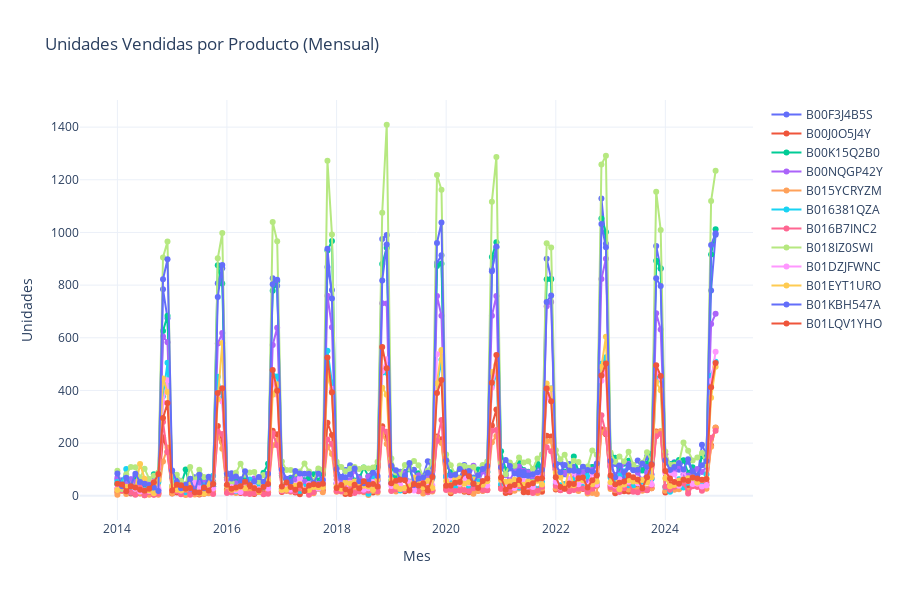

Write notebook code for a chart like this one.
### Code cell
# Gráfico por producto
ventas_producto = Ventas_total.copy()
ventas_producto["mes"] = ventas_producto["fecha"].dt.to_period("M")
ventas_producto = ventas_producto.groupby(["mes", "códigoproducto"])["unidades"].sum().reset_index()
ventas_producto["fecha"] = ventas_producto["mes"].dt.to_timestamp()
tabla_productos = ventas_producto.pivot(index="fecha", columns="códigoproducto", values="unidades").fillna(0)

fig = go.Figure()
for producto in tabla_productos.columns:
    fig.add_trace(go.Scatter(
        x=tabla_productos.index,
        y=tabla_productos[producto],
        mode='lines+markers',
        name=producto,
        hovertemplate='Mes: %{x}<br>Unidades: %{y}<extra>Producto: ' + producto + '</extra>'
    ))
fig.update_layout(
    title='Unidades Vendidas por Producto (Mensual)',
    xaxis_title='Mes',
    yaxis_title='Unidades',
    hovermode='x unified',
    height=600,
    template='plotly_white'
)
fig.show()

print(tabla_productos)

### Figure 1 — Plotly figure (JSON) as saved in the notebook; plotly's stock layout.template omitted (floating-point values rounded to 4 significant figures; data arrays with more than 128 entries replaced by an {"elided": "..."} marker saying what was removed)
{"data": [{"hovertemplate": "Mes: %{x}<br>Unidades: %{y}<extra>Producto: B00F3J4B5S</extra>", "mode": "lines+markers", "name": "B00F3J4B5S", "type": "scatter", "x": {"elided": "132 str values"}, "y": {"elided": "132 int values"}}, {"hovertemplate": "Mes: %{x}<br>Unidades: %{y}<extra>Producto: B00J0O5J4Y</extra>", "mode": "lines+markers", "name": "B00J0O5J4Y", "type": "scatter", "x": {"elided": "132 str values"}, "y": {"elided": "132 int values"}}, {"hovertemplate": "Mes: %{x}<br>Unidades: %{y}<extra>Producto: B00K15Q2B0</extra>", "mode": "lines+markers", "name": "B00K15Q2B0", "type": "scatter", "x": {"elided": "132 str values"}, "y": {"elided": "132 int values"}}, {"hovertemplate": "Mes: %{x}<br>Unidades: %{y}<extra>Producto: B00NQGP42Y</extra>", "mode": "lines+markers", "name": "B00NQGP42Y", "type": "scatter", "x": {"elided": "132 str values"}, "y": {"elided": "132 int values"}}, {"hovertemplate": "Mes: %{x}<br>Unidades: %{y}<extra>Producto: B015YCRYZM</extra>", "mode": "lines+markers", "name": "B015YCRYZM", "type": "scatter", "x": {"elided": "132 str values"}, "y": {"elided": "132 int values"}}, {"hovertemplate": "Mes: %{x}<br>Unidades: %{y}<extra>Producto: B016381QZA</extra>", "mode": "lines+markers", "name": "B016381QZA", "type": "scatter", "x": {"elided": "132 str values"}, "y": {"elided": "132 int values"}}, {"hovertemplate": "Mes: %{x}<br>Unidades: %{y}<extra>Producto: B016B7INC2</extra>", "mode": "lines+markers", "name": "B016B7INC2", "type": "scatter", "x": {"elided": "132 str values"}, "y": {"elided": "132 int values"}}, {"hovertemplate": "Mes: %{x}<br>Unidades: %{y}<extra>Producto: B018IZ0SWI</extra>", "mode": "lines+markers", "name": "B018IZ0SWI", "type": "scatter", "x": {"elided": "132 str values"}, "y": {"elided": "132 int values"}}, {"hovertemplate": "Mes: %{x}<br>Unidades: %{y}<extra>Producto: B01DZJFWNC</extra>", "mode": "lines+markers", "name": "B01DZJFWNC", "type": "scatter", "x": {"elided": "132 str values"}, "y": {"elided": "132 int values"}}, {"hovertemplate": "Mes: %{x}<br>Unidades: %{y}<extra>Producto: B01EYT1URO</extra>", "mode": "lines+markers", "name": "B01EYT1URO", "type": "scatter", "x": {"elided": "132 str values"}, "y": {"elided": "132 int values"}}, {"hovertemplate": "Mes: %{x}<br>Unidades: %{y}<extra>Producto: B01KBH547A</extra>", "mode": "lines+markers", "name": "B01KBH547A", "type": "scatter", "x": {"elided": "132 str values"}, "y": {"elided": "132 int values"}}, {"hovertemplate": "Mes: %{x}<br>Unidades: %{y}<extra>Producto: B01LQV1YHO</extra>", "mode": "lines+markers", "name": "B01LQV1YHO", "type": "scatter", "x": {"elided": "132 str values"}, "y": {"elided": "132 int values"}}], "layout": {"height": 600, "hovermode": "x unified", "title": {"text": "Unidades Vendidas por Producto (Mensual)"}, "xaxis": {"title": {"text": "Mes"}}, "yaxis": {"title": {"text": "Unidades"}}}}
